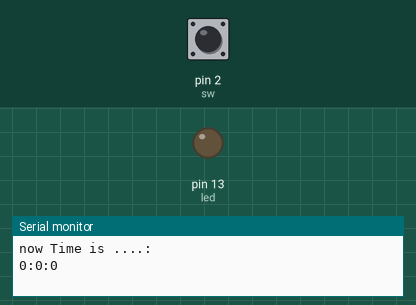
Simulated run of this sketch. Board: Arduino Uno, built with avr-gcc and run on an emulated ATmega328P. On the bench: output pins drawn as LEDs (lit = HIGH), the last lines printed to the serial monitor. The test bench sets the inputs (shaded band); at power-on: pin 2 (sw) HIGH.

Above: at 1.2 s.
1.3 s: pin 2 (sw) pulled LOW for 3.2 s
At 4.8 s:
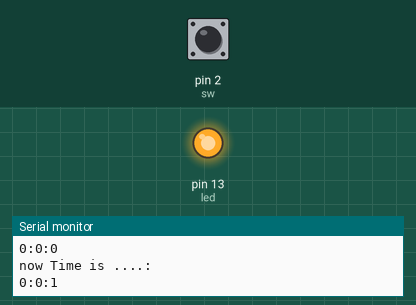
6.0 s: pin 2 (sw) pulled LOW for 0.15 s
At 6.6 s:
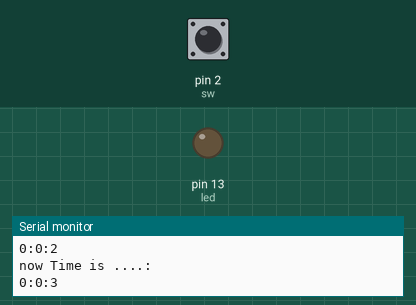
7.6 s: pin 2 (sw) pulled LOW for 1 s
At 9.1 s:
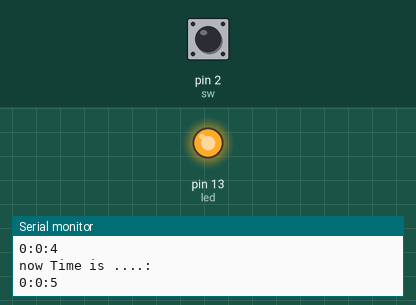
Timing chart, 0 to 10.6 s (numbered marks = the images above; inputs shaded):
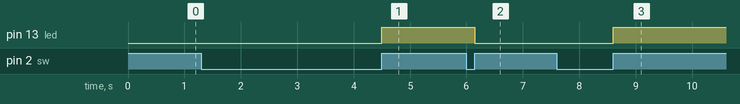

Measured:
- after the input at 1.3 s, pin 13 (led): LOW → HIGH after 3.2 s
- after the input at 6.0 s, pin 13 (led): HIGH → LOW after 0.15 s
- after the input at 7.6 s, pin 13 (led): LOW → HIGH after 1.0 s

The sketch:

The_switch_switches_the_LED_bright_and_dark_-_and_the_timing.ino
```cpp
int hour=0, min=0, sec=0;
unsigned long mytime=0; //unsigned long整型不會存儲負數
void TimerHandler();
const int sw=2;
const int led=13;
int val;
int ledStatus=LOW;
void setup()
{
  Serial.begin(9600);
  pinMode(sw,INPUT);
  pinMode(led,OUTPUT);
}

void loop()
{
//  Serial.println("This is a main program");
  TimerHandler();
  val=digitalRead(sw);
  if(val==LOW)
  {
    delay(20);      // delay 20ms
    while(digitalRead(sw)==LOW);

    ledStatus=!ledStatus;
    digitalWrite(led,ledStatus);
  }
}

void TimerHandler() //-- update per microsec --
{
//    Serial.println("now Time is ....: ");
//    Serial.print(hour);Serial.print(":");Serial.print(min);Serial.print(":");Serial.print(sec);
//    Serial.println();

    if (millis()-mytime >=1000)
    {
      Serial.println("now Time is ....: ");
      Serial.print(hour);Serial.print(":");Serial.print(min);Serial.print(":");Serial.print(sec);
      Serial.println();

      mytime = millis();
      sec=sec+1;

      if (sec >= 60)
      {
            min=min + 1;
            sec = 0;
            if (min >= 60)
            {
                hour = hour + 1;
                min = 0;
                if (hour >= 24)
                     hour = 0;
            }
       }
    }
}
```
